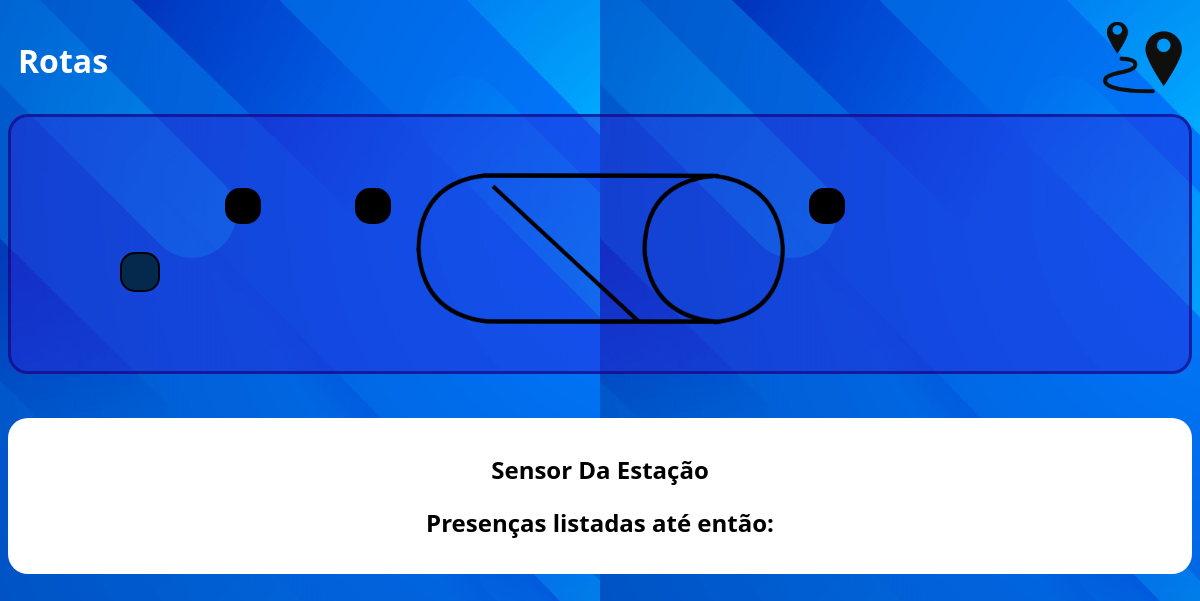
The page /public/Rotas.php (signed in) on the database as committed earlier.
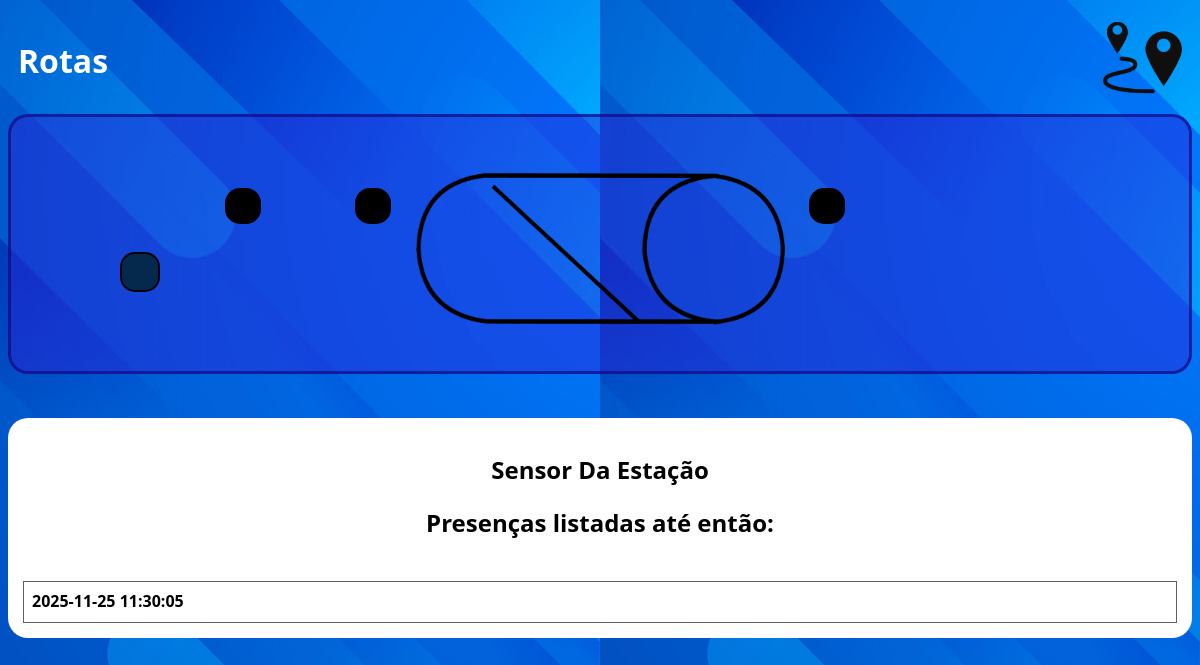
The same page on the database as committed later.
### tables this page shows
CREATE TABLE sensores(
    id int auto_increment primary key,
    presenca DATETIME DEFAULT CURRENT_TIMESTAMP,
    local enum("estação","rotatoria_começo","rotatoria_final","curva_final")
);

### public/Rotas.php (the view, shortened to what this page needs)
<?php
include '../config/db.php';
?>
<!DOCTYPE html>
<html lang="en">
<head>
    <link rel="stylesheet" href="../style/styles.css">
</head>
<body>
    <header class="header">
        <h1>Rotas</h1>
        <a href="login.php"><img class="logoMenu" src="..//assets/icons/rotas.png" alt="Rotas"></a>
    </header>
    <div class="azul">
        <img class="mapa" src="..//assets/icons/ferrovia.png" alt="mapa">
        <?php
        $sensor = (isset($_GET['sensor']))  ? (int)$_GET['sensor'] : 1;
        ?>
        <a href="rotas.php?sensor=1"><div class="sensor1<?php if($sensor==1) echo ' sensor-ativo';?>"></div></a>
        <a href="rotas.php?sensor=2"><div class="sensor2<?php if($sensor==2) echo ' sensor-ativo';?>"></div></a>
        <a href="rotas.php?sensor=3"><div class="sensor3<?php if($sensor==3) echo ' sensor-ativo';?>"></div></a>
        <a href="rotas.php?sensor=4"><div class="sensor4<?php if($sensor==4) echo ' sensor-ativo';?>"></div></a>
    </div>
    <br><br>
    <?php
    switch ($sensor) {
    case 1:
        $stmt = $conn->prepare('SELECT * FROM sensores where local="estação";');
        $stmt->execute();
        $dados2 = $stmt->get_result();
        echo"
        <div class='brancoRotas'>
        <h2 > Sensor Da Estação </h2>
        <h2 >Presenças listadas até então: </h2>";
    ?> <div class="arrastarrotas"> <?php
        while ($row = $dados2->fetch_assoc()){
        echo"
        <br>
              <div class='caixamanuntencao'>
              <h3 class='text'> {$row['presenca']} </h3>
              </div>
        ";
    }echo"</div>";
        break;
    ?> <div class="arrastarrotas"> <?php
    ?> <div class="arrastarrotas"> <?php
}
    ?>
</body>
</html>

### style/styles.css (style rules this page uses)
body { background-image: url('..//assets/icons/BlueBackground.jpg'); background-size: 600px; font-family: 'Segoe UI', Tahoma, Geneva, Verdana, sans-serif; }
a { text-decoration: none; color: black; }
.header { color: white; justify-content: space-between; display: flex; padding: 10px; }
.logoMenu { width: 79px; }
.caixamanuntencao { border: 1px solid; border-color: #606060; height: 40px; display: flex; }
.text { margin: 8px; font-size: 16px; }
.mapa { width: 375px; }
.arrastarrotas { overflow: scroll; scrollbar-width: none; background-color: white; }
.sensor1 { background-color: black; position: absolute; padding: 18px; border-radius: 15px; left: 120px; bottom: 508px; }
.sensor2 { background-color: black; position: absolute; padding: 18px; border-radius: 15px; left: 355px; bottom: 576px; }
.sensor4 { background-color: black; position: absolute; padding: 18px; border-radius: 15px; left: 225px; bottom: 576px; }
.sensor3 { background-color: black; position: absolute; padding: 18px; border-radius: 15px; right: 355px; bottom: 576px; }
.sensor-ativo { background-color: #05294d; border: 2px solid #000000; }
.azul { display: flex; text-align: center; align-items: center; justify-content: center; height: 250px; padding:2px; border: solid; border-radius: 20px; background-color: rgba(48, 29, 216, 0.411); border-color: #150379a4; }
.brancoRotas { background-color: white; border-radius: 20px; border: 0px; padding: 15px; text-align: center; }

Rows that differ between the two databases and show on the page:
added sensores: presenca "2025-11-25 11:30:05"
